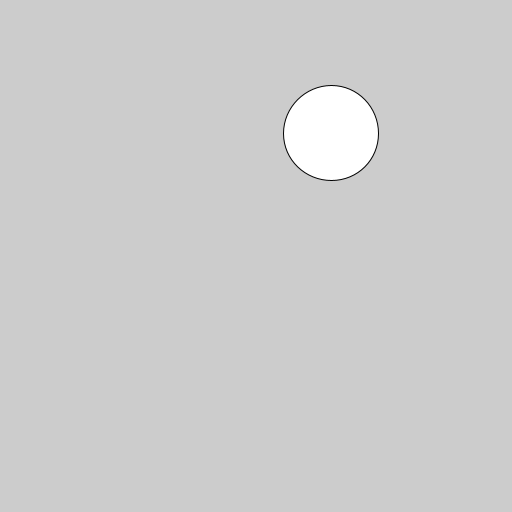
Frame 1 (no input)
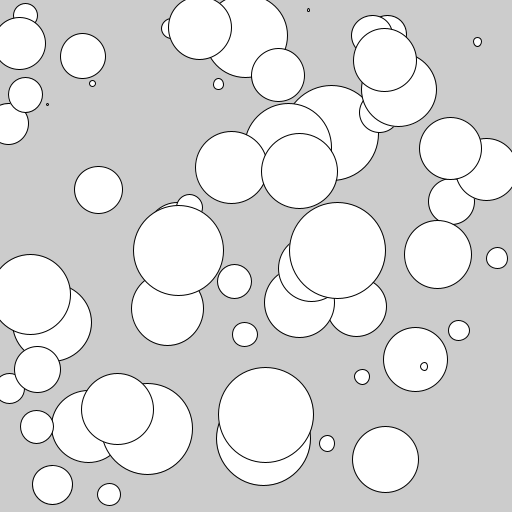
Frame 60 (the mouse pressed at the canvas centre just before this capture)
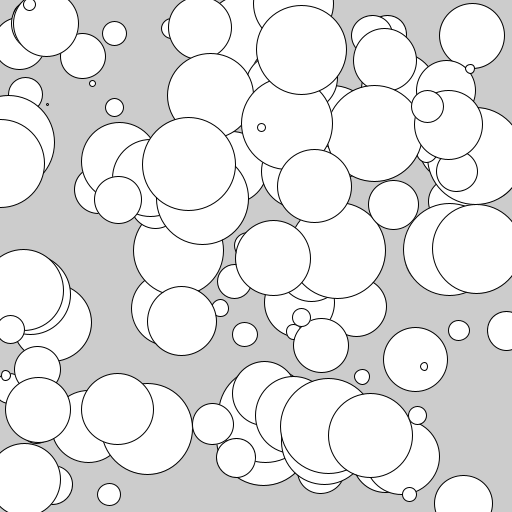
Frame 120 (the mouse held since frame 60 and released just before this capture)

The Processing sketch that drew these frames (run headless with seeded random() and noise(); from frame 60 on, the mouse is pressed at the canvas centre):

// Processing sketch: helloworld4
// ── helloworld4.pde
void setup() {
    size(512, 512);
}

void draw() {
    float x = random(0, width);
    float y = random(0, height);
    float radius = random(0, 100);
    ellipse(x, y, radius, radius); 
}
